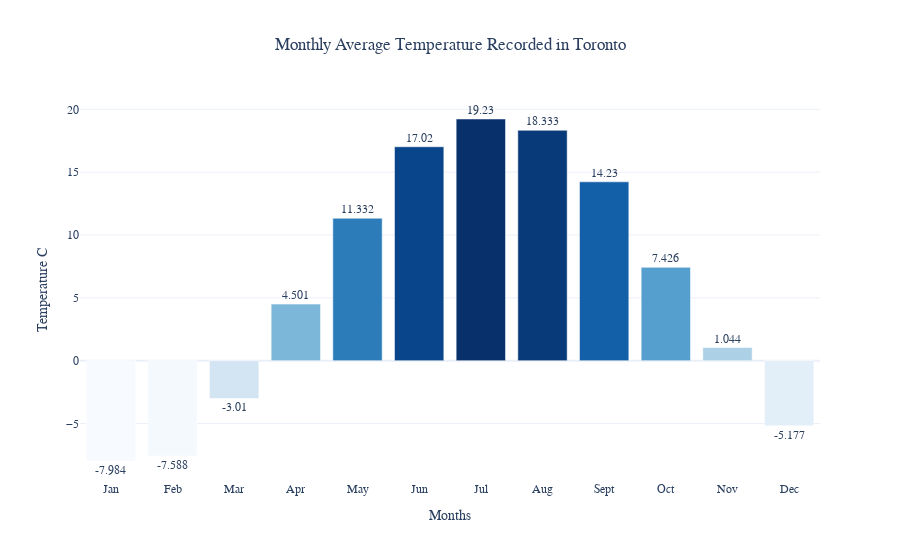

This figure's notebook cell:
### Markdown cell above
### Montly Sequence

### Code cell
plotlychart(torontom,cityname='Toronto',sequence='Monthly')

### Figure 1 — Plotly figure (JSON) as saved in the notebook; plotly's stock layout.template omitted (floating-point values rounded to 4 significant figures)
{"data": [{"marker": {"color": [-7.984, -7.588, -3.01, 4.501, 11.33, 17.02, 19.23, 18.33, 14.23, 7.426, 1.044, -5.177], "colorscale": [[0, "rgb(247,251,255)"], [0.125, "rgb(222,235,247)"], [0.25, "rgb(198,219,239)"], [0.375, "rgb(158,202,225)"], [0.5, "rgb(107,174,214)"], [0.625, "rgb(66,146,198)"], [0.75, "rgb(33,113,181)"], [0.875, "rgb(8,81,156)"], [1, "rgb(8,48,107)"]]}, "name": "Average", "text": [-7.984, -7.588, -3.01, 4.501, 11.33, 17.02, 19.23, 18.33, 14.23, 7.426, 1.044, -5.177], "textposition": "outside", "type": "bar", "x": ["Jan", "Feb", "Mar", "Apr", "May", "Jun", "Jul", "Aug", "Sept", "Oct", "Nov", "Dec"], "y": [-7.984, -7.588, -3.01, 4.501, 11.33, 17.02, 19.23, 18.33, 14.23, 7.426, 1.044, -5.177]}], "layout": {"font": {"family": "sora", "size": 12}, "title": {"text": "Monthly Average Temperature Recorded in Toronto", "x": 0.5}, "xaxis": {"title": {"text": "Months"}}, "yaxis": {"title": {"text": "Temperature C"}}}}
